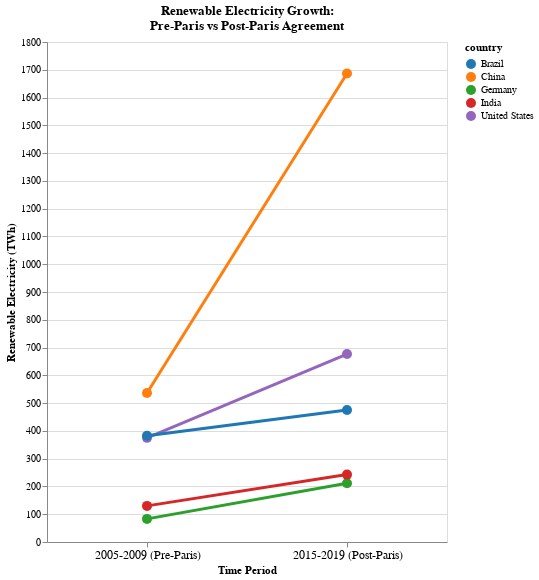

Source (notebook cell):
### Markdown cell above
Now we are going to combine them all together and do some styling of the combined chart.

`.resolve_scale(color='independent')` → ensures each layer (lines, points, labels) shares the same consistent color mapping.

### Code cell
# Combine all layers and attach the param ONCE
slope_graph = alt.layer(lines, points, labels).properties(
    width=400,
    height=500,
    title=["Renewable Electricity Growth:", "Pre-Paris vs Post-Paris Agreement"]
).resolve_scale(
    color='independent'
)
slope_graph

### Figure 1 — Vega-Lite specification as saved in the notebook (floating-point values rounded to 4 significant figures)
{"config": {"view": {"continuousWidth": 300, "continuousHeight": 300}}, "layer": [{"mark": {"type": "line", "strokeWidth": 3}, "encoding": {"color": {"field": "country", "legend": null, "scale": {"scheme": "category10"}, "title": "Country", "type": "nominal"}, "tooltip": [{"field": "country", "title": "Country", "type": "nominal"}, {"field": "period_label", "title": "Period", "type": "ordinal"}, {"field": "renewables_electricity", "format": ".1f", "title": "Renewable Electricity (TWh)", "type": "quantitative"}], "x": {"axis": {"labelAngle": 0, "labelFontSize": 12}, "field": "period_label", "title": "Time Period", "type": "ordinal"}, "y": {"axis": {"format": ".0f"}, "field": "renewables_electricity", "title": "Renewable Electricity (TWh)", "type": "quantitative"}}}, {"mark": {"type": "circle", "opacity": 1, "size": 100}, "encoding": {"color": {"field": "country", "legend": null, "scale": {"scheme": "category10"}, "type": "nominal"}, "tooltip": [{"field": "country", "title": "Country", "type": "nominal"}, {"field": "period_label", "title": "Period", "type": "ordinal"}, {"field": "renewables_electricity", "format": ".1f", "title": "Renewable Electricity (TWh)", "type": "quantitative"}], "x": {"field": "period_label", "type": "ordinal"}, "y": {"field": "renewables_electricity", "type": "quantitative"}}}, {"mark": {"type": "text", "align": "left", "dx": 8, "fontSize": 11, "fontWeight": "bold"}, "encoding": {"color": {"field": "country", "scale": {"scheme": "category10"}, "type": "nominal"}, "text": {"condition": {"test": "(datum.period_label === '2015-2019\\\\n(Post-Paris)')", "field": "country", "type": "nominal"}, "value": ""}, "x": {"field": "period_label", "type": "ordinal"}, "y": {"field": "renewables_electricity", "type": "quantitative"}}}], "data": {"name": "data-c4ca3529e5fa6dfad3c6222849e4bae6"}, "height": 500, "resolve": {"scale": {"color": "independent"}}, "title": ["Renewable Electricity Growth:", "Pre-Paris vs Post-Paris Agreement"], "width": 400, "$schema": "https://vega.github.io/schema/vega-lite/v5.20.1.json", "datasets": {"data-c4ca3529e5fa6dfad3c6222849e4bae6": [{"country": "China", "period": "period_1_avg", "renewables_electricity": 536.3, "period_label": "2005-2009\n(Pre-Paris)"}, {"country": "United States", "period": "period_1_avg", "renewables_electricity": 375.0, "period_label": "2005-2009\n(Pre-Paris)"}, {"country": "Germany", "period": "period_1_avg", "renewables_electricity": 83.18, "period_label": "2005-2009\n(Pre-Paris)"}, {"country": "India", "period": "period_1_avg", "renewables_electricity": 130.0, "period_label": "2005-2009\n(Pre-Paris)"}, {"country": "Brazil", "period": "period_1_avg", "renewables_electricity": 382.7, "period_label": "2005-2009\n(Pre-Paris)"}, {"country": "China", "period": "period_2_avg", "renewables_electricity": 1687.0, "period_label": "2015-2019\n(Post-Paris)"}, {"country": "United States", "period": "period_2_avg", "renewables_electricity": 676.5, "period_label": "2015-2019\n(Post-Paris)"}, {"country": "Germany", "period": "period_2_avg", "renewables_electricity": 211.4, "period_label": "2015-2019\n(Post-Paris)"}, {"country": "India", "period": "period_2_avg", "renewables_electricity": 242.6, "period_label": "2015-2019\n(Post-Paris)"}, {"country": "Brazil", "period": "period_2_avg", "renewables_electricity": 475.0, "period_label": "2015-2019\n(Post-Paris)"}]}}
